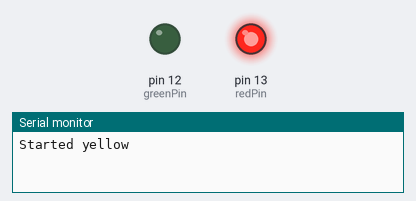
Bench run of a sketch on a simulated Arduino Uno, built with avr-gcc and run on an emulated ATmega328P. Parts: output pins drawn as LEDs (lit = HIGH), the last lines printed to the serial monitor.

Above: at 3.2 s.
At 5.1 s:
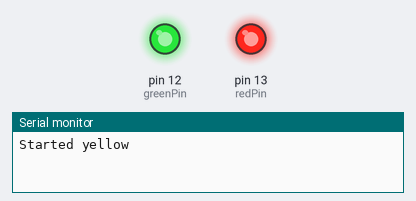
At 7.6 s:
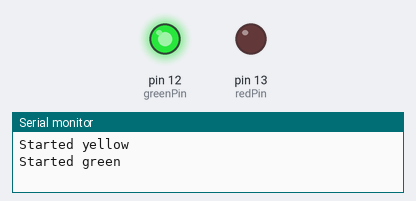
Timing chart, 0 to 12.6 s (numbered marks = the images above):
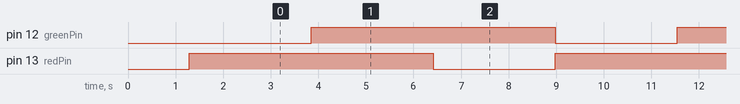

Measured:
- by itself, pin 12 (greenPin), pin 13 (redPin): alternates HIGH for 5.1 s and LOW for 2.6 s
- by itself, everything shown: repeats every 7.7 s, in 3 steps

The sketch:

two_color_LED.ino
```cpp
//this code is adapted from the provided code.

//pins for the colors; note there is no GND pin
int greenPin = 12;
int redPin   = 13;

//this is an iterator variable
int i;

//how long to delay between iterations; ie, how fast to change color
int delayTime = 10;

//the bounds on the brightness. This goes 0..255, because it's RGB
int minBright = 0;
int maxBright = 255;

void setup() {
    pinMode(redPin, OUTPUT);
    pinMode(greenPin, OUTPUT);
    Serial.begin(9600);

    //gradually raise it to red
    for (i = minBright; i <= maxBright; i++) {
        analogWrite(redPin, i);
        delay(delayTime);
    }
}

//go in a loop, initialized with red:
//yellow  (red + green)
//green   (yellow - red)
//red     (yellow - green, + red)

//I am *not* going to put orange in this. If you know computer color
//codes, you'll understand why. If not, this would be a fun problem
//for you.

void loop() {
    Serial.println("Started yellow");
    //yellow
    //add green to red
    for (i = minBright; i <= maxBright; i++) {
        analogWrite(greenPin, i);
        delay(delayTime);
    }

    Serial.println("Started green");
    //green
    //subtract red from yellow
    for (i = maxBright; i >= minBright; i--) {
        analogWrite(redPin, i);
        delay(delayTime);
    }

    Serial.println("Started red");
    //red
    //add red, subtract green
    for (i = minBright; i <= maxBright; i++) {
        analogWrite(redPin, i);
        analogWrite(greenPin, maxBright - i);
        delay(delayTime);
    }
}
```
